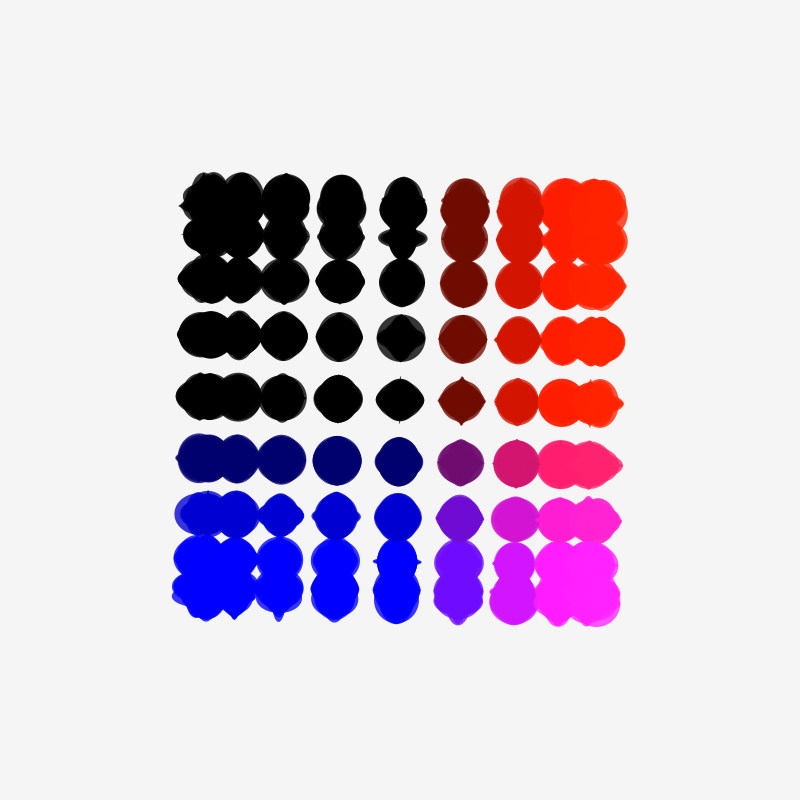
Frame 1 (no input)
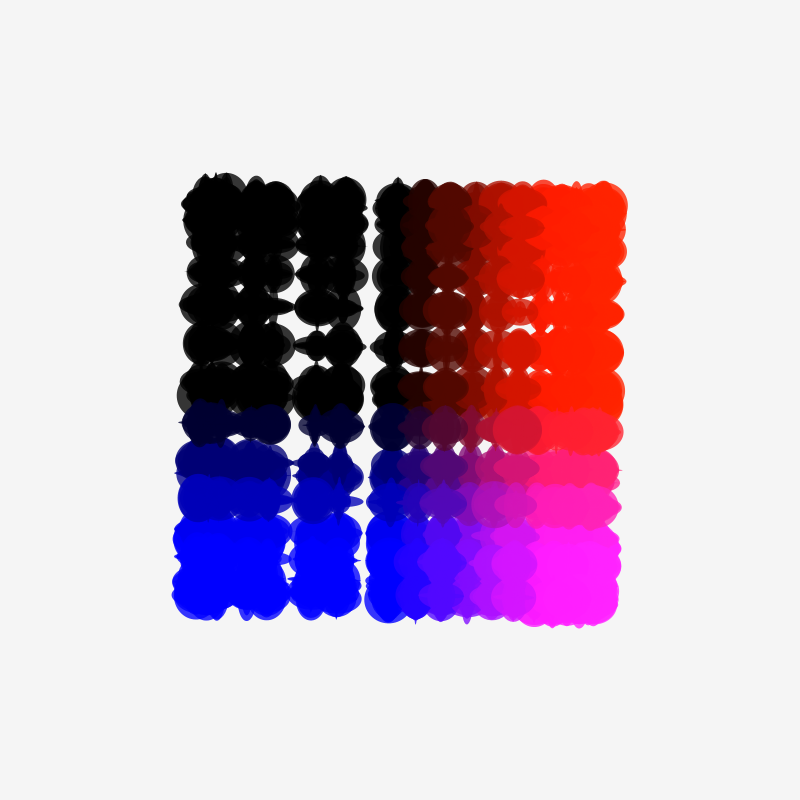
Frame 60 (the mouse pressed at the canvas centre just before this capture)
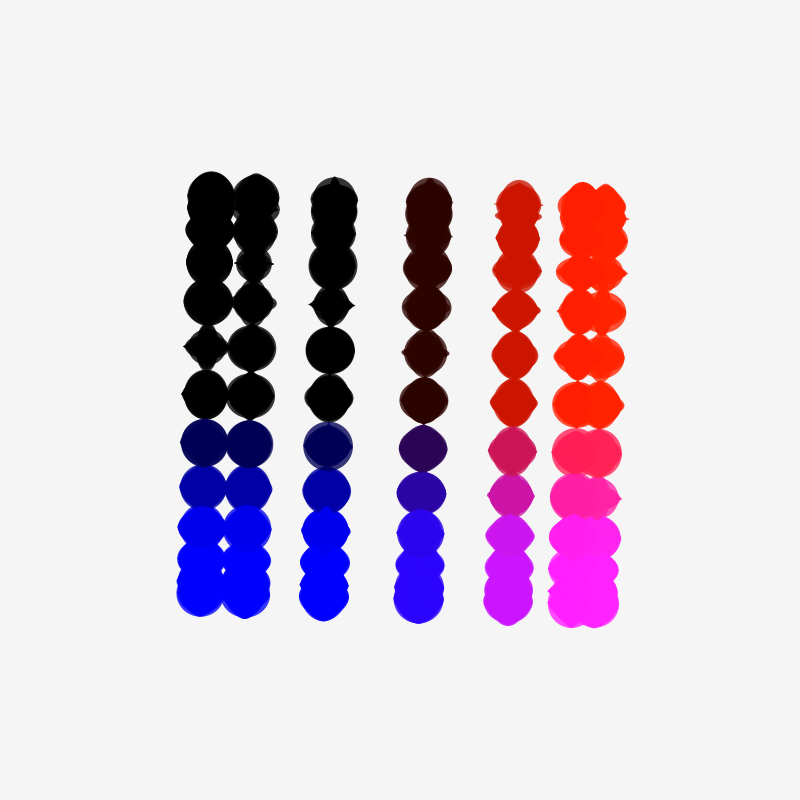
Frame 120 (the mouse held since frame 60 and released just before this capture)

The Processing sketch that drew these frames (run headless with seeded random() and noise(); from frame 60 on, the mouse is pressed at the canvas centre):

// Processing sketch: blotches
// ── blotches.pde


float ang_vel = 1;
PVector old_pt;

void setup() {
    size(800,800);
    background(250);
}

void draw() {
  background(245);
    for(int i = 0; i < 20; i+= 1) {
       for(int j = 0; j < 20; j+= 1) {
         
         float x_ang = map(j, 0, 20, 0, 360);
         float y_ang = map(i, 0, 20, 0, 360);
       
        // println(i,j,"sin: ", sin(radians(y_ang + ang_vel)), "  cos: ", cos(radians(x_ang + ang_vel)));
         
         PVector fld = new PVector(cos(radians(x_ang * ang_vel)), sin(radians(y_ang * ang_vel)));
         fld.mult(200);
         
         
         pushMatrix();
             translate(width/2, height/2);
             rotate(radians(ang_vel));
             float r = map(fld.x, 0, 200, 0, 360);
             float g = map(fld.x, 0, 200, 0, 36);
             float b = map(fld.y, 0, 200, 0, 360);
             strokeWeight(6);
             //stroke(r, g, b, 250);
             noStroke();
             fill(r,g,b, 200);
             //line(0, 0, fld.x, fld.y);
             ellipse(fld.x, fld.y, 5, 5);
             
             for(int x = 0; x <10; x++) {
               ellipse(fld.x, fld.y, random(50), random(50));
             }
             
        //     println(fld.x, fld.y);
         popMatrix();
         old_pt = fld.copy();
       }
    }
    ang_vel += .01 * random(0,1);
    //println("AV: ", ang_vel);
}
